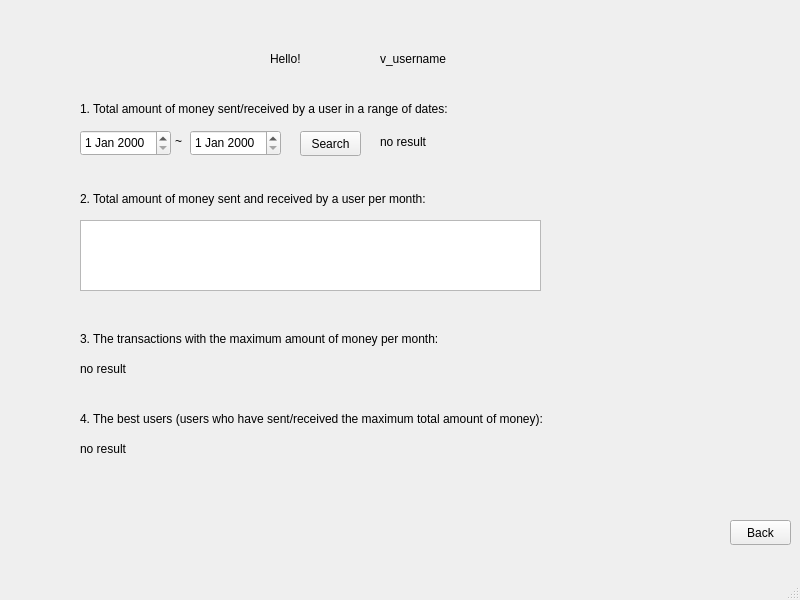
<?xml version="1.0" encoding="UTF-8"?>
<ui version="4.0">
 <class>StatementWindow</class>
 <widget class="QMainWindow" name="StatementWindow">
  <property name="geometry">
   <rect>
    <x>0</x>
    <y>0</y>
    <width>800</width>
    <height>600</height>
   </rect>
  </property>
  <property name="windowTitle">
   <string>MainWindow</string>
  </property>
  <widget class="QWidget" name="centralwidget">
   <widget class="QLabel" name="helloLabel">
    <property name="geometry">
     <rect>
      <x>270</x>
      <y>50</y>
      <width>67</width>
      <height>17</height>
     </rect>
    </property>
    <property name="text">
     <string>Hello!</string>
    </property>
   </widget>
   <widget class="QLabel" name="usernameLabel">
    <property name="geometry">
     <rect>
      <x>380</x>
      <y>50</y>
      <width>91</width>
      <height>17</height>
     </rect>
    </property>
    <property name="text">
     <string>v_username</string>
    </property>
   </widget>
   <widget class="QLabel" name="label_3">
    <property name="geometry">
     <rect>
      <x>80</x>
      <y>100</y>
      <width>521</width>
      <height>17</height>
     </rect>
    </property>
    <property name="text">
     <string>1. Total amount of money sent/received by a user in a range of dates:</string>
    </property>
   </widget>
   <widget class="QDateEdit" name="startDate">
    <property name="geometry">
     <rect>
      <x>80</x>
      <y>130</y>
      <width>91</width>
      <height>26</height>
     </rect>
    </property>
   </widget>
   <widget class="QDateEdit" name="endDate">
    <property name="geometry">
     <rect>
      <x>190</x>
      <y>130</y>
      <width>91</width>
      <height>26</height>
     </rect>
    </property>
   </widget>
   <widget class="QLabel" name="label_4">
    <property name="geometry">
     <rect>
      <x>175</x>
      <y>132</y>
      <width>15</width>
      <height>17</height>
     </rect>
    </property>
    <property name="text">
     <string>~</string>
    </property>
   </widget>
   <widget class="QLabel" name="answer1">
    <property name="geometry">
     <rect>
      <x>380</x>
      <y>133</y>
      <width>331</width>
      <height>17</height>
     </rect>
    </property>
    <property name="text">
     <string>no result</string>
    </property>
   </widget>
   <widget class="QLabel" name="label_6">
    <property name="geometry">
     <rect>
      <x>80</x>
      <y>190</y>
      <width>521</width>
      <height>17</height>
     </rect>
    </property>
    <property name="text">
     <string>2. Total amount of money sent and received by a user per month:</string>
    </property>
   </widget>
   <widget class="QListWidget" name="answer2List">
    <property name="geometry">
     <rect>
      <x>80</x>
      <y>220</y>
      <width>461</width>
      <height>71</height>
     </rect>
    </property>
   </widget>
   <widget class="QLabel" name="label_7">
    <property name="geometry">
     <rect>
      <x>80</x>
      <y>330</y>
      <width>521</width>
      <height>17</height>
     </rect>
    </property>
    <property name="text">
     <string>3. The transactions with the maximum amount of money per month:</string>
    </property>
   </widget>
   <widget class="QLabel" name="answer3">
    <property name="geometry">
     <rect>
      <x>80</x>
      <y>360</y>
      <width>521</width>
      <height>17</height>
     </rect>
    </property>
    <property name="text">
     <string>no result</string>
    </property>
   </widget>
   <widget class="QLabel" name="label_9">
    <property name="geometry">
     <rect>
      <x>80</x>
      <y>410</y>
      <width>601</width>
      <height>17</height>
     </rect>
    </property>
    <property name="text">
     <string>4. The best users (users who have sent/received the maximum total amount of money):</string>
    </property>
   </widget>
   <widget class="QLabel" name="answer4">
    <property name="geometry">
     <rect>
      <x>80</x>
      <y>440</y>
      <width>521</width>
      <height>17</height>
     </rect>
    </property>
    <property name="text">
     <string>no result</string>
    </property>
   </widget>
   <widget class="QPushButton" name="backButton">
    <property name="geometry">
     <rect>
      <x>730</x>
      <y>520</y>
      <width>61</width>
      <height>25</height>
     </rect>
    </property>
    <property name="text">
     <string>Back</string>
    </property>
   </widget>
   <widget class="QPushButton" name="searchButton">
    <property name="geometry">
     <rect>
      <x>300</x>
      <y>131</y>
      <width>61</width>
      <height>25</height>
     </rect>
    </property>
    <property name="text">
     <string>Search</string>
    </property>
   </widget>
  </widget>
  <widget class="QMenuBar" name="menubar">
   <property name="geometry">
    <rect>
     <x>0</x>
     <y>0</y>
     <width>800</width>
     <height>28</height>
    </rect>
   </property>
  </widget>
  <widget class="QStatusBar" name="statusbar"/>
 </widget>
 <resources/>
 <connections/>
</ui>
